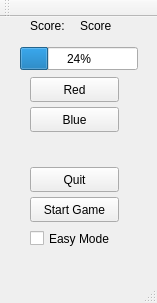
<?xml version="1.0" encoding="UTF-8"?>
<ui version="4.0">
 <class>GameWindow</class>
 <widget class="QMainWindow" name="GameWindow">
  <property name="geometry">
   <rect>
    <x>0</x>
    <y>0</y>
    <width>157</width>
    <height>303</height>
   </rect>
  </property>
  <property name="windowTitle">
   <string>Simon Game</string>
  </property>
  <widget class="QWidget" name="centralWidget">
   <widget class="QPushButton" name="RedButton">
    <property name="geometry">
     <rect>
      <x>30</x>
      <y>60</y>
      <width>89</width>
      <height>25</height>
     </rect>
    </property>
    <property name="text">
     <string>Red</string>
    </property>
   </widget>
   <widget class="QPushButton" name="BlueButton">
    <property name="geometry">
     <rect>
      <x>30</x>
      <y>90</y>
      <width>89</width>
      <height>25</height>
     </rect>
    </property>
    <property name="text">
     <string>Blue</string>
    </property>
   </widget>
   <widget class="QLabel" name="ScoreLabel">
    <property name="geometry">
     <rect>
      <x>30</x>
      <y>0</y>
      <width>41</width>
      <height>17</height>
     </rect>
    </property>
    <property name="text">
     <string>Score:</string>
    </property>
   </widget>
   <widget class="QLabel" name="ScoreValue">
    <property name="geometry">
     <rect>
      <x>80</x>
      <y>0</y>
      <width>67</width>
      <height>17</height>
     </rect>
    </property>
    <property name="text">
     <string>Score</string>
    </property>
   </widget>
   <widget class="QProgressBar" name="progressBar">
    <property name="geometry">
     <rect>
      <x>20</x>
      <y>30</y>
      <width>118</width>
      <height>23</height>
     </rect>
    </property>
    <property name="value">
     <number>24</number>
    </property>
   </widget>
   <widget class="QCheckBox" name="EasyModeBox">
    <property name="geometry">
     <rect>
      <x>30</x>
      <y>210</y>
      <width>92</width>
      <height>23</height>
     </rect>
    </property>
    <property name="text">
     <string>Easy Mode</string>
    </property>
   </widget>
   <widget class="QPushButton" name="StartButton">
    <property name="geometry">
     <rect>
      <x>30</x>
      <y>180</y>
      <width>89</width>
      <height>25</height>
     </rect>
    </property>
    <property name="text">
     <string>Start Game</string>
    </property>
   </widget>
   <widget class="QLabel" name="GameOverLabel">
    <property name="geometry">
     <rect>
      <x>30</x>
      <y>120</y>
      <width>91</width>
      <height>21</height>
     </rect>
    </property>
    <property name="text">
     <string/>
    </property>
   </widget>
   <widget class="QPushButton" name="QuitButton">
    <property name="geometry">
     <rect>
      <x>30</x>
      <y>150</y>
      <width>89</width>
      <height>25</height>
     </rect>
    </property>
    <property name="text">
     <string>Quit</string>
    </property>
   </widget>
  </widget>
  <widget class="QMenuBar" name="menuBar">
   <property name="geometry">
    <rect>
     <x>0</x>
     <y>0</y>
     <width>157</width>
     <height>22</height>
    </rect>
   </property>
  </widget>
  <widget class="QToolBar" name="mainToolBar">
   <attribute name="toolBarArea">
    <enum>TopToolBarArea</enum>
   </attribute>
   <attribute name="toolBarBreak">
    <bool>false</bool>
   </attribute>
  </widget>
  <widget class="QStatusBar" name="statusBar"/>
 </widget>
 <layoutdefault spacing="6" margin="11"/>
 <resources/>
 <connections/>
</ui>
